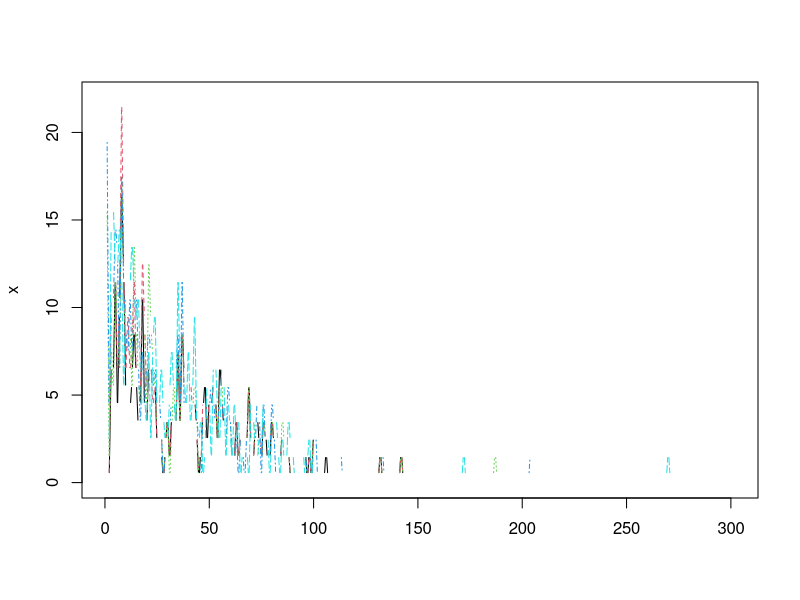

Reproduce this figure in R.
library(readxl)
#Reproducciones_de_canciones= read_excel("~/Desktop/Gödelianos/Reproducciones de canciones.xlsx",col_types = "numeric")
Reproducciones_de_canciones= read_excel("Reproducciones de canciones.xlsx",col_types = "numeric")
names(Reproducciones_de_canciones)=c("# de reprod.",seq(2:ncol(Reproducciones_de_canciones)))
Reproducciones_de_canciones=+replace(Reproducciones_de_canciones,is.na(Reproducciones_de_canciones),0)
Reproducciones_de_canciones=Reproducciones_de_canciones[-NROW(Reproducciones_de_canciones),]
x=Reproducciones_de_canciones[-1]
for (i in 1:ncol(x)) { print(i)
  print(shapiro.test(x[,i]))  }
#No siguen normales, ¿que siguen?

#Hacer otro bucle para plot(x)
?matplot
matplot(x,type = "c")


